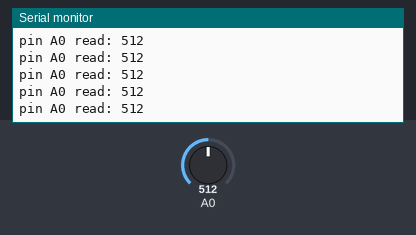
Bench run of a sketch on a simulated Arduino Uno, built with avr-gcc and run on an emulated ATmega328P. On the bench: the last lines printed to the serial monitor. Inputs (shaded band) come from the test bench; at power-on: A0 = 512.

Above: at 1.2 s.
1.3 s: A0 set to 11
At 1.8 s:
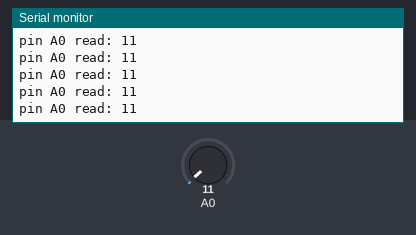
2.8 s: A0 set to 8
At 3.8 s:
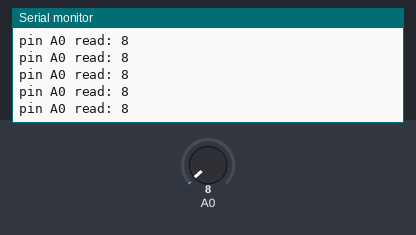
8.8 s: A0 set to 1008
At 9.6 s:
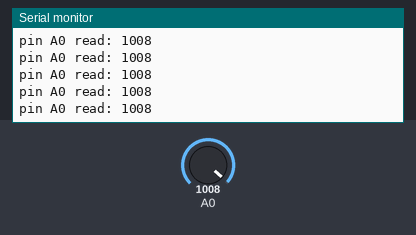
11.8 s: A0 set to 983
At 12.6 s:
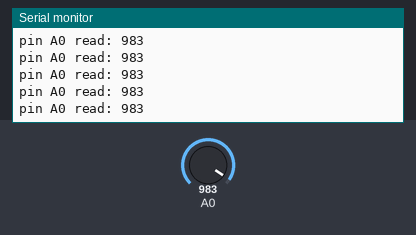
Timing chart, 0 to 14.8 s (numbered marks = the images above; inputs shaded):
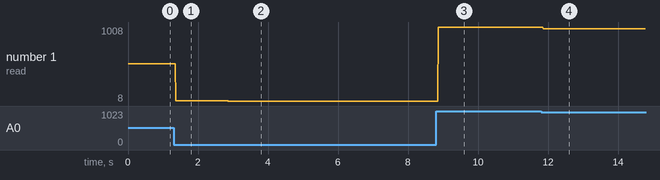

The sketch:

read_usb_analog.ino
```cpp
//read usb on analog pin
// Green >> A0

void setup() {
  // put your setup code here, to run once:
  Serial.begin(9600);
  pinMode(A0, INPUT);
  pinMode(A1, INPUT);
}

void loop() {
  // put your main code here, to run repeatedly:
  Serial.print("pin A0 read: ");
  Serial.println(analogRead(A0));
//  Serial.print("pin A1 read: ");
//  Serial.println(analogRead(A1));
}
```

Measured:
- after the input at 1.3 s, the serial monitor: prints a new line after 0.07 s (image 1)
- after the input at 2.8 s, the serial monitor: prints a new line after 0.07 s (image 2)
- after the input at 8.8 s, the serial monitor: prints a new line after 0.06 s (image 3)
- after the input at 11.8 s, the serial monitor: prints a new line after 0.06 s (image 4)
- plotted number 1: 512 → 11 after the input at 1.3 s, 11 → 8 after the input at 2.8 s, 8 → 1008 after the input at 8.8 s, 1008 → 983 after the input at 11.8 s
